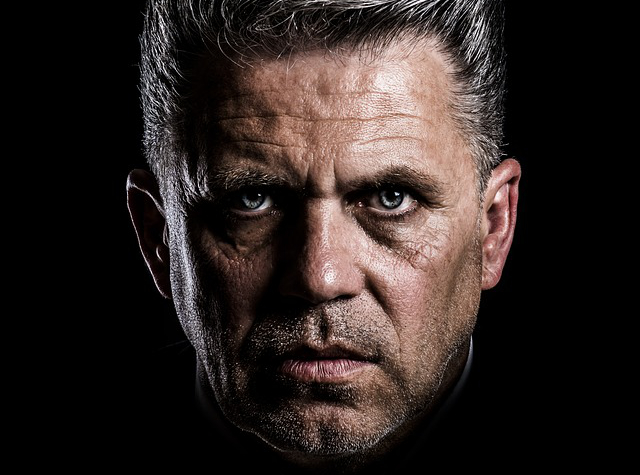
#> input picture openCV_lecture/img/man_face.jpg, 640 x 475 px
$ python 4_img_processing.py
#> lines starting #> are read from the running program, lines starting #| are printed output that depends on the picture; after the words box and inside, x2 and y2 are one past the last pixel; in counts of white or black regions, pixels touching at a corner belong together
#관심영역 지정
import cv2
import numpy as np

# [144 lines of commented-out code are left out]
import cv2
import numpy as np
import matplotlib.pylab as plt

# #연산에 사용할 이미지 읽기
img1 = cv2.imread('img/man_face.jpg')
#> img1 is the input picture: shape (475, 640, 3); mean B, G, R 34.1, 36.9, 46.1
img2 = cv2.imread('img/lion_face.jpg')
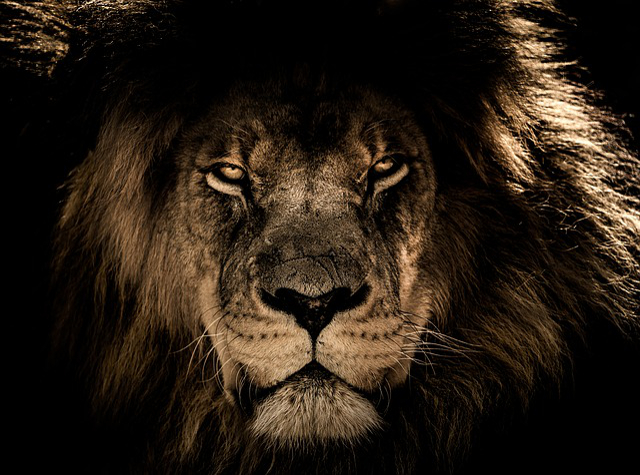
#> input picture openCV_lecture/img/lion_face.jpg, 640 x 475 px
#> img2 is the input picture: shape (475, 640, 3); mean B, G, R 19.3, 29.3, 39.7

# [19 lines of commented-out code are left out]
alpha = 0.2 #  합성에 사용할 가중치 50%

# [36 lines of commented-out code are left out]

import cv2
import numpy as np
import matplotlib.pylab as plt

#--① 큐브 영상 읽어서 HSV로 변환
img = cv2.imread("../img/cube.jpg")
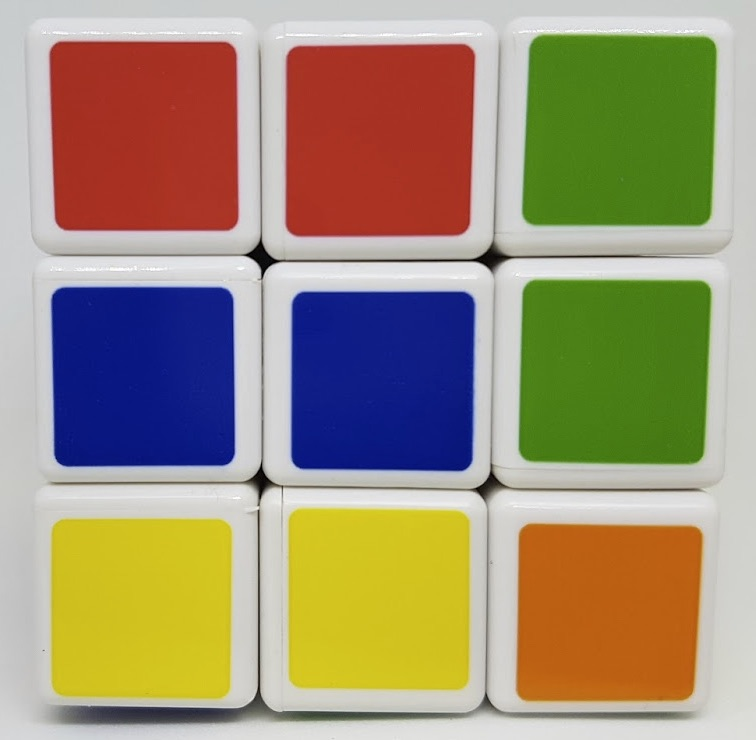
#> input picture openCV_lecture/img/cube.jpg, 756 x 740 px, found by its file name
#> img is the input picture: shape (740, 756, 3); mean B, G, R 118.2, 145.3, 158.8
hsv = cv2.cvtColor(img, cv2.COLOR_BGR2HSV)
#> hsv: shape (740, 756, 3); mean H, S, V 47.8, 119.8, 179.9

#--② 색상별 영역 지정
blue1 = np.array([90, 50, 50])
blue2 = np.array([120, 255,255])
green1 = np.array([45, 50,50])
green2 = np.array([75, 255,255])
red1 = np.array([0, 50,50])
red2 = np.array([15, 255,255])
red3 = np.array([165, 50,50])
red4 = np.array([180, 255,255])
yellow1 = np.array([20, 50,50])
yellow2 = np.array([35, 255,255])

# --③ 색상에 따른 마스크 생성
mask_blue = cv2.inRange(hsv, blue1, blue2)
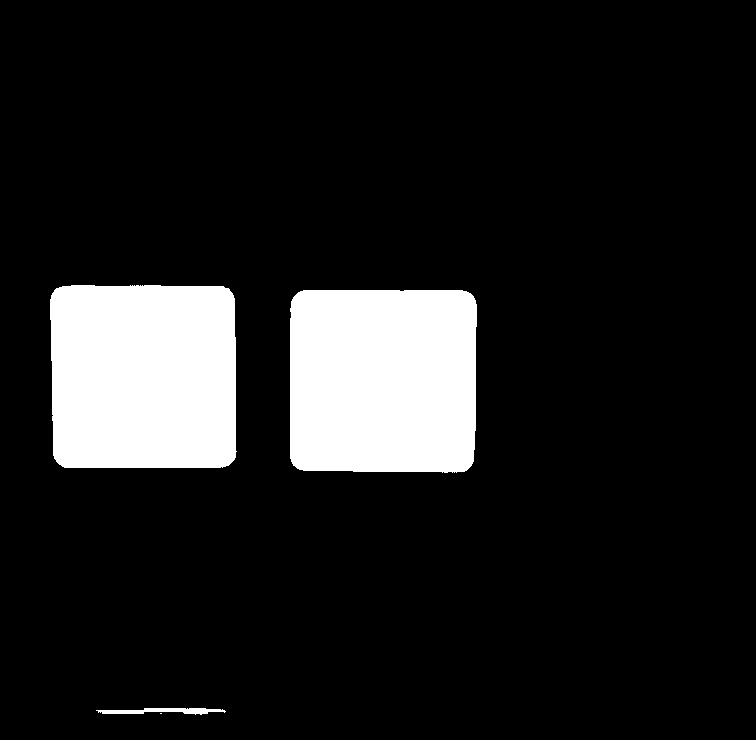
#> mask_blue: shape (740, 756); 12% white; 4 white regions (1 under 20 px), largest, box (x1, y1, x2, y2) and area: (290, 290, 477, 473) 33537, (50, 285, 237, 468) 33339, (96, 708, 226, 715) 534
mask_green = cv2.inRange(hsv, green1, green2)
#> mask_green: shape (740, 756); 12.1% white; 57 white regions (52 under 20 px), largest, box (x1, y1, x2, y2) and area: (522, 35, 717, 227) 34394, (518, 280, 710, 465) 32891, (297, 714, 339, 720) 155, (631, 279, 660, 281) 36, (345, 715, 357, 719) 29
mask_red = cv2.inRange(hsv, red1, red2)
#> mask_red: shape (740, 756); 18% white; 22 white regions (19 under 20 px), largest, box (x1, y1, x2, y2) and area: (285, 44, 476, 236) 35341, (50, 40, 238, 231) 34549, (515, 523, 701, 698) 30765
mask_red2 = cv2.inRange(hsv, red3, red4)
#> mask_red2: shape (740, 756); 0.38% white in thin lines or dots, all inside (x1, y1, x2, y2) = (49, 40, 476, 238)
mask_yellow = cv2.inRange(hsv, yellow1, yellow2)
#> mask_yellow: shape (740, 756); 12.1% white; 83 white regions (72 under 20 px), largest, box (x1, y1, x2, y2) and area: (287, 507, 472, 692) 33723, (50, 517, 234, 701) 33305, (527, 488, 582, 491) 64

#--④ 색상별 마스크로 색상만 추출
res_blue = cv2.bitwise_and(img, img, mask=mask_blue)
res_green = cv2.bitwise_and(img, img, mask=mask_green)
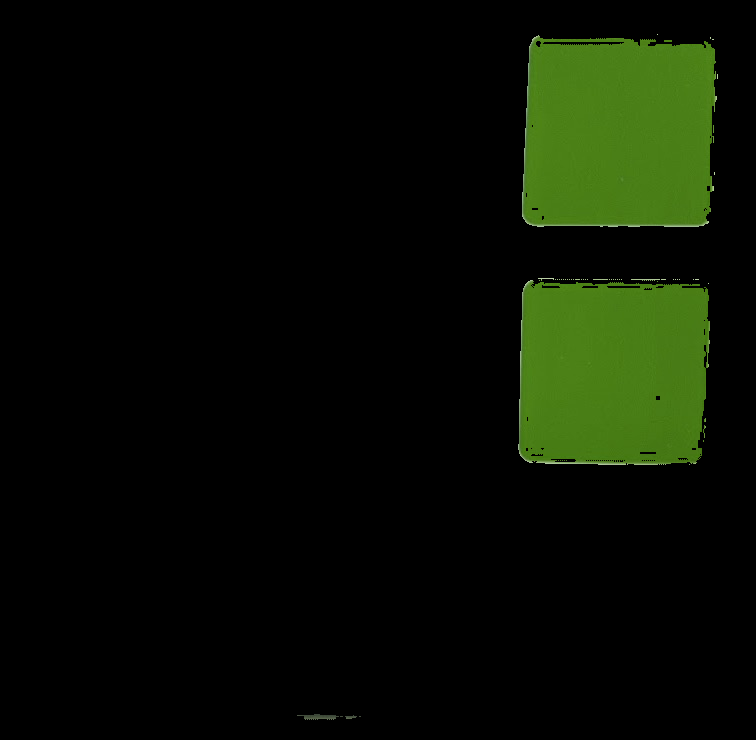
#> res_green: shape (740, 756, 3); mean B, G, R 3, 15.4, 9.1
res_red1 = cv2.bitwise_and(img, img, mask=mask_red)
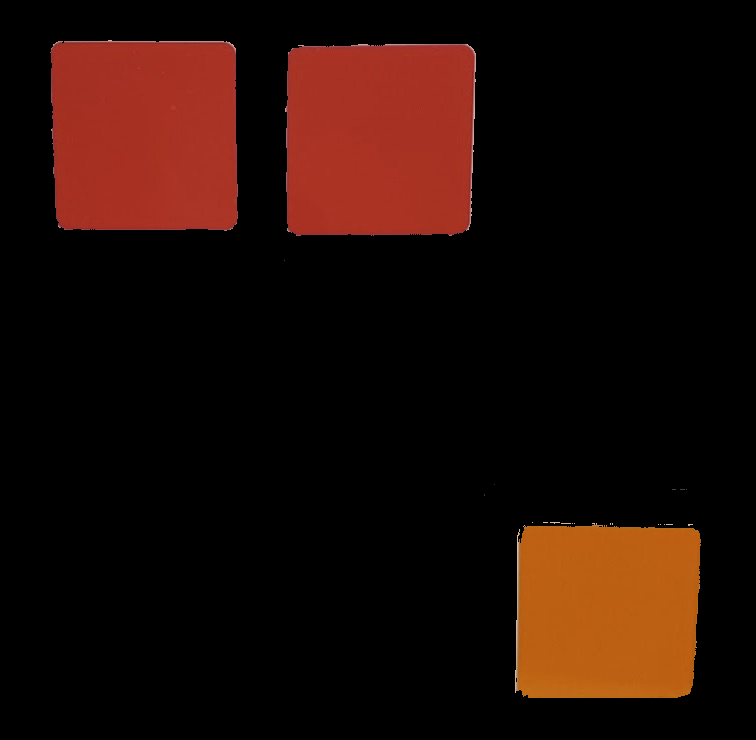
#> res_red1: shape (740, 756, 3); mean B, G, R 5.8, 11.7, 31.3
res_red2 = cv2.bitwise_and(img, img, mask=mask_red2)
res_red = cv2.bitwise_or(res_red1, res_red2)
res_yellow = cv2.bitwise_and(img, img, mask=mask_yellow)
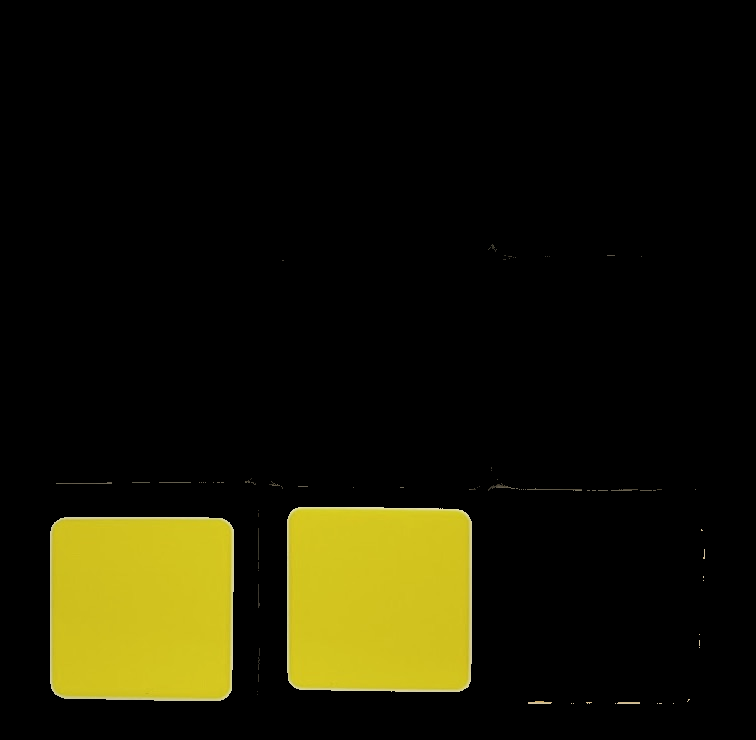
#> res_yellow: shape (740, 756, 3); mean B, G, R 4.6, 23.6, 25.3

#--⑤ 결과 출력
imgs = {'original': img, 'blue':res_blue, 'green':res_green,
                            'red':res_red, 'yellow':res_yellow}
for i, (k, v) in enumerate(imgs.items()):
    plt.subplot(2,3, i+1)
    plt.title(k)
    plt.imshow(v[:,:,::-1])
    plt.xticks([]); plt.yticks([])
#> this loop made 5 passes
#> k on passes 1 to 5: 'original', 'blue', 'green', 'red', 'yellow'
plt.show()
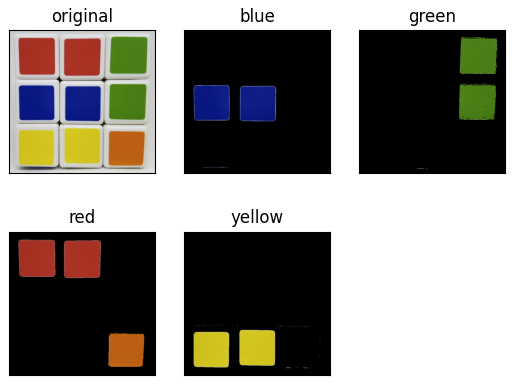
#> figure drawn by matplotlib, 5 panels
